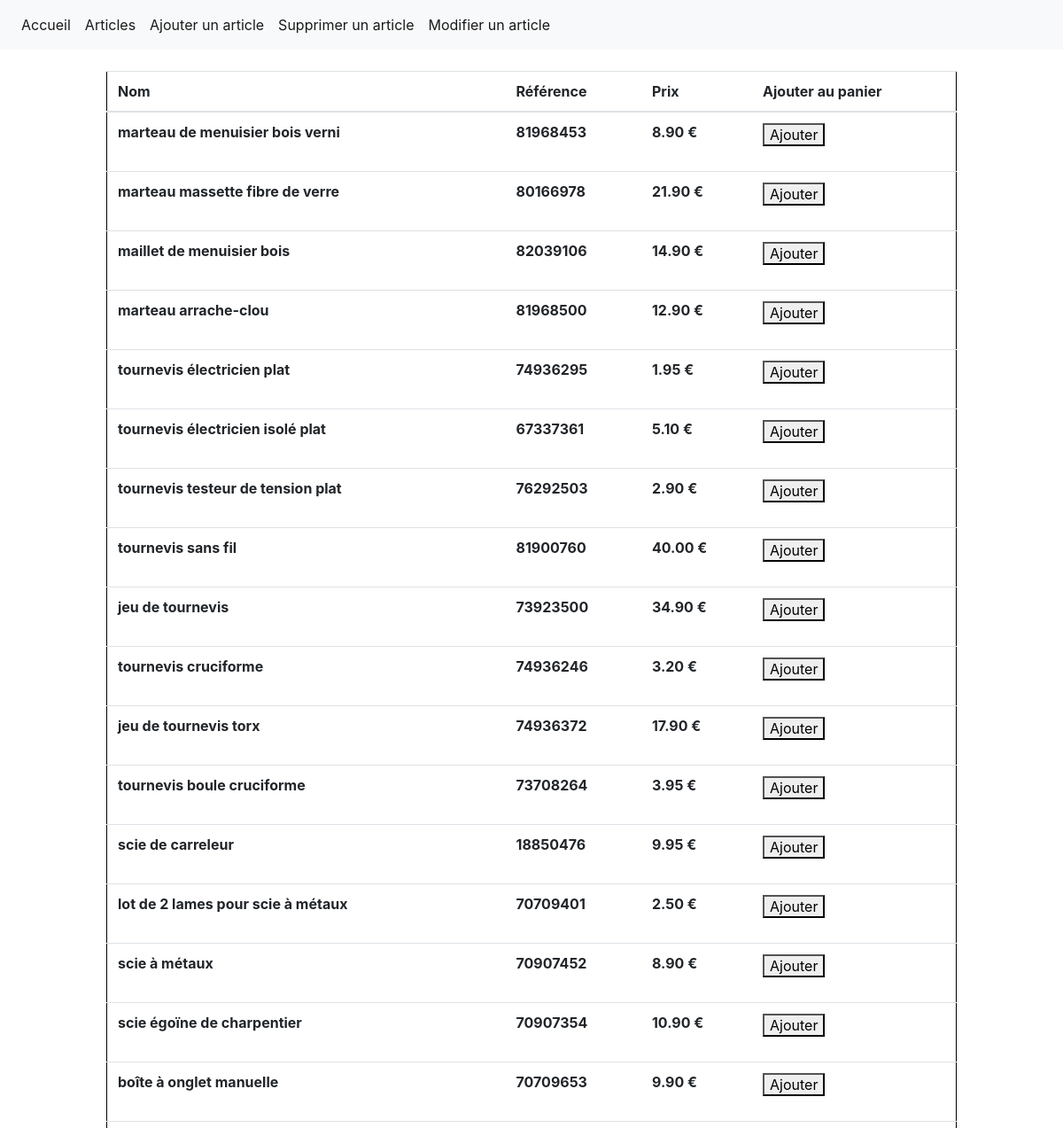
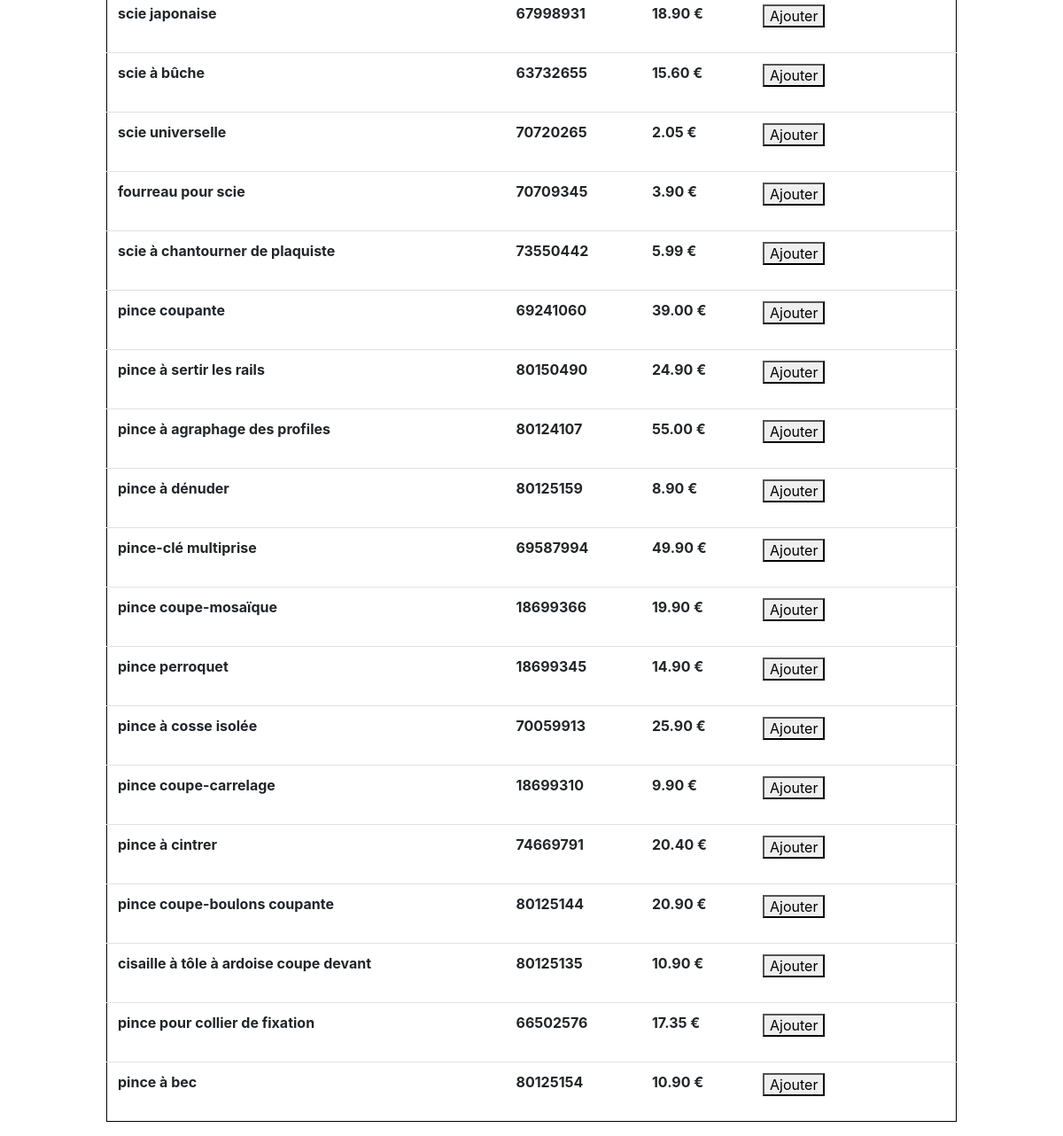
Page /php/articles.php on the committed database (2 pictures, top to bottom).
### tables this page shows
CREATE TABLE articles(
    id int UNSIGNED NOT NULL AUTO_INCREMENT,
    nom varchar(128),
    reference varchar(128),
    prix_ht decimal(10,2),
    taxe int,
    promotion int NULL,
    nouveaute boolean,
    Primary Key(id)
);

### php/articles.php (the view, shortened to what this page needs)
<?php require_once('header.php'); ?>
<body>
  <center>
    <br>
    <table class="table" id="articles">
      <thead>
        <tr>
          <th scope="col">Nom</th>
          <th scope="col">Référence</th>
          <th scope="col">Prix</th>
    <?php
            echo "<th scope='col'>Ajouter au panier</th>";
          ?>
        </tr>
      </thead>
      <tbody>
        <?php
        require "connection.php";
        $data = $conn->query("SELECT * FROM articles")->fetchAll();
        foreach ($data as $row) {
          echo "<tr>";
          echo "<th> $row[nom]</th>";
          echo "<th> $row[reference]</th>";
          echo "<th> $row[prix_ht] € </th>";
            echo "<th><form class='panier' method='post'>
            <button name='valpanier' value='$row[id]'>Ajouter</button></form></th>";
          echo "</tr>";
        }
        ?>
      </tbody>
    </table>
  </center>
</body>

### php/header.php (shortened to what this page needs)
<head>
    <link rel="stylesheet" href="..\css\css.css"/>
    <link rel="stylesheet" href="https://cdn.jsdelivr.net/npm/bootstrap@4.3.1/dist/css/bootstrap.min.css">
</head>
<header>
  <?php
    require_once ('navbar.php');
  ?>
</header>

### php/navbar.php (shortened to what this page needs)
<nav class="navbar navbar-expand-lg navbar-light bg-light">
    <div class="collapse navbar-collapse" id="navbarNavAltMarkup">
        <div class="navbar-nav">
        <a class="nav-item nav-link active" href="http://localhost:3000/php/accueil.php"">Accueil</a>
        <a class="nav-item nav-link active" href="http://localhost:3000/php/articles.php"">Articles</a>
        <a class="nav-item nav-link active" href="http://localhost:3000/php/ajoutarticle.php"">Ajouter un article</a>
        <a class="nav-item nav-link active" href="http://localhost:3000/php/supressionarticle.php""> Supprimer un article</a>
        <a class="nav-item nav-link active" href="http://localhost:3000/php/modificationarticle.php"">Modifier un article</a>
        </div>
    </div>
    </nav>

### css/css.css (style rules this page uses)
#articles { width: 80% !important; }
.table { width: 60% !important; border: solid 1px black; padding-top: 1em; }

### rows in the picture
articles: nom "marteau de menuisier bois verni", reference "81968453", prix_ht "8.90", $row[id] 1 (drawn)
articles: nom "marteau massette fibre de verre", reference "80166978", prix_ht "21.90", $row[id] 2 (drawn)
articles: nom "maillet de menuisier bois", reference "82039106", prix_ht "14.90", $row[id] 3 (drawn)
articles: nom "marteau arrache-clou", reference "81968500", prix_ht "12.90", $row[id] 4 (drawn)
articles: nom "tournevis électricien plat", reference "74936295", prix_ht "1.95", $row[id] 5 (drawn)
articles: nom "tournevis électricien isolé plat", reference "67337361", prix_ht "5.10", $row[id] 6 (drawn)
articles: nom "tournevis testeur de tension plat", reference "76292503", prix_ht "2.90", $row[id] 7 (drawn)
articles: nom "tournevis sans fil", reference "81900760", prix_ht "40.00", $row[id] 8 (drawn)
articles: nom "jeu de tournevis", reference "73923500", prix_ht "34.90", $row[id] 9 (drawn)
articles: nom "tournevis cruciforme", reference "74936246", prix_ht "3.20", $row[id] 10 (drawn)
articles: nom "jeu de tournevis torx", reference "74936372", prix_ht "17.90", $row[id] 11 (drawn)
articles: nom "tournevis boule cruciforme", reference "73708264", prix_ht "3.95", $row[id] 12 (drawn)
articles: nom "scie de carreleur", reference "18850476", prix_ht "9.95", $row[id] 13 (drawn)
articles: nom "lot de 2 lames pour scie à métaux", reference "70709401", prix_ht "2.50", $row[id] 14 (drawn)
articles: nom "scie à métaux", reference "70907452", prix_ht "8.90", $row[id] 15 (drawn)
articles: nom "scie égoïne de charpentier", reference "70907354", prix_ht "10.90", $row[id] 16 (drawn)
articles: nom "boîte à onglet manuelle", reference "70709653", prix_ht "9.90", $row[id] 17 (drawn)
articles: nom "scie japonaise", reference "67998931", prix_ht "18.90", $row[id] 18 (drawn)
articles: nom "scie à bûche", reference "63732655", prix_ht "15.60", $row[id] 19 (drawn)
articles: nom "scie universelle", reference "70720265", prix_ht "2.05", $row[id] 20 (drawn)
articles: nom "fourreau pour scie", reference "70709345", prix_ht "3.90", $row[id] 21 (drawn)
articles: nom "scie à chantourner de plaquiste", reference "73550442", prix_ht "5.99", $row[id] 22 (drawn)
articles: nom "pince coupante", reference "69241060", prix_ht "39.00", $row[id] 23 (drawn)
articles: nom "pince à sertir les rails", reference "80150490", prix_ht "24.90", $row[id] 24 (drawn)
articles: nom "pince à agraphage des profiles", reference "80124107", prix_ht "55.00", $row[id] 25 (drawn)
articles: nom "pince à dénuder", reference "80125159", prix_ht "8.90", $row[id] 26 (drawn)
articles: nom "pince-clé multiprise", reference "69587994", prix_ht "49.90", $row[id] 27 (drawn)
articles: nom "pince coupe-mosaïque", reference "18699366", prix_ht "19.90", $row[id] 28 (drawn)
articles: nom "pince perroquet", reference "18699345", prix_ht "14.90", $row[id] 29 (drawn)
articles: nom "pince à cosse isolée", reference "70059913", prix_ht "25.90", $row[id] 30 (drawn)
articles: nom "pince coupe-carrelage", reference "18699310", prix_ht "9.90", $row[id] 31 (drawn)
articles: nom "pince à cintrer", reference "74669791", prix_ht "20.40", $row[id] 32 (drawn)
articles: nom "pince coupe-boulons coupante", reference "80125144", prix_ht "20.90", $row[id] 33 (drawn)
articles: nom "cisaille à tôle à ardoise coupe devant", reference "80125135", prix_ht "10.90", $row[id] 34 (drawn)
articles: nom "pince pour collier de fixation", reference "66502576", prix_ht "17.35", $row[id] 35 (drawn)
articles: nom "pince à bec", reference "80125154", prix_ht "10.90", $row[id] 36 (drawn)
